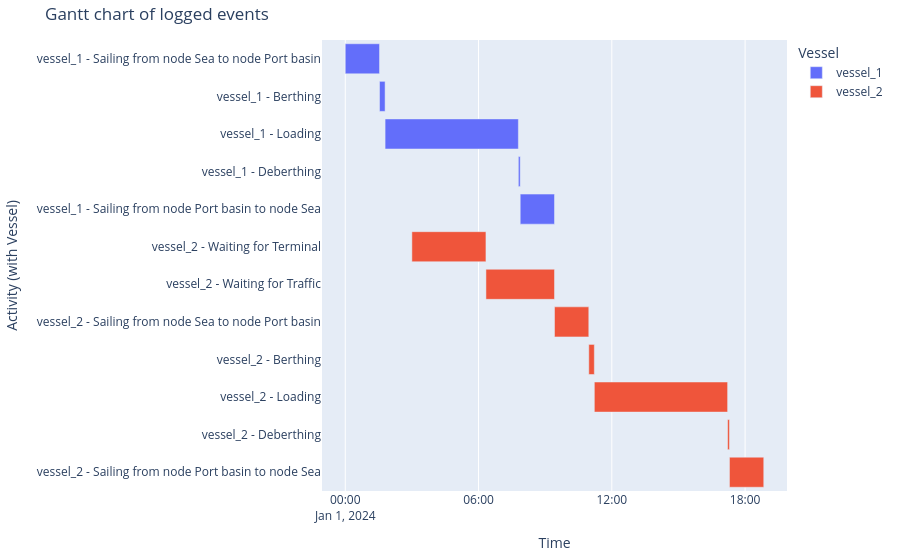

The notebook cell saved with this chart:
### Markdown cell above
###### Vessel processes
And the Gantt chart

### Code cell
df_eventtable = logbook2eventtable([vessel_1, vessel_2])
generate_vessel_gantt_chart(df_eventtable)

### Figure 1 — Plotly figure (JSON) as saved in the notebook; plotly's stock layout.template omitted (floating-point values rounded to 4 significant figures)
{"data": [{"base": ["2024-01-01T00:00:00.000000", "2024-01-01T01:32:36.000000", "2024-01-01T01:47:36.000000", "2024-01-01T07:47:36.000000", "2024-01-01T07:52:36.000000"], "hovertemplate": "object name=vessel_1<br>start time=%{base}<br>stop time=%{x}<br>activity label=%{y}<extra></extra>", "legendgroup": "vessel_1", "marker": {"color": "#636efa", "pattern": {"shape": ""}}, "name": "vessel_1", "orientation": "h", "showlegend": true, "textposition": "auto", "type": "bar", "x": [5556000, 900000, 21600000, 300000, 5555000], "xaxis": "x", "y": ["vessel_1 - Sailing from node Sea to node Port basin", "vessel_1 - Berthing", "vessel_1 - Loading", "vessel_1 - Deberthing", "vessel_1 - Sailing from node Port basin to node Sea"], "yaxis": "y"}, {"base": ["2024-01-01T03:00:00.000000", "2024-01-01T06:20:01.000000", "2024-01-01T09:25:12.000000", "2024-01-01T10:57:48.000000", "2024-01-01T11:12:48.000000", "2024-01-01T17:12:48.000000", "2024-01-01T17:17:48.000000"], "hovertemplate": "object name=vessel_2<br>start time=%{base}<br>stop time=%{x}<br>activity label=%{y}<extra></extra>", "legendgroup": "vessel_2", "marker": {"color": "#EF553B", "pattern": {"shape": ""}}, "name": "vessel_2", "orientation": "h", "showlegend": true, "textposition": "auto", "type": "bar", "x": [12001000, 11111000, 5556000, 900000, 21600000, 300000, 5555000], "xaxis": "x", "y": ["vessel_2 - Waiting for Terminal", "vessel_2 - Waiting for Traffic", "vessel_2 - Sailing from node Sea to node Port basin", "vessel_2 - Berthing", "vessel_2 - Loading", "vessel_2 - Deberthing", "vessel_2 - Sailing from node Port basin to node Sea"], "yaxis": "y"}], "layout": {"barmode": "overlay", "legend": {"title": {"text": "Vessel"}, "tracegroupgap": 0}, "margin": {"b": 20, "l": 20, "r": 20, "t": 40}, "title": {"text": "Gantt chart of logged events"}, "xaxis": {"anchor": "y", "domain": [0, 1], "title": {"text": "Time"}, "type": "date"}, "yaxis": {"anchor": "x", "autorange": "reversed", "domain": [0, 1], "title": {"text": "Activity (with Vessel)"}}}}
